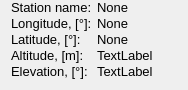
   <widget class="QWidget" name="gridLayoutWidget_4">
    <property name="geometry">
     <rect>
      <x>420</x>
      <y>20</y>
      <width>172</width>
      <height>81</height>
     </rect>
    </property>
    <property name="font">
     <font>
      <pointsize>10</pointsize>
     </font>
    </property>
    <layout class="QGridLayout" name="station_info_layout">
     <property name="topMargin">
      <number>0</number>
     </property>
     <property name="verticalSpacing">
      <number>1</number>
     </property>
     <item row="0" column="0">
      <widget class="QLabel" name="station_name_text_label">
       <property name="sizePolicy">
        <sizepolicy hsizetype="Fixed" vsizetype="Fixed">
         <horstretch>0</horstretch>
         <verstretch>0</verstretch>
        </sizepolicy>
       </property>
       <property name="minimumSize">
        <size>
         <width>80</width>
         <height>15</height>
        </size>
       </property>
       <property name="maximumSize">
        <size>
         <width>80</width>
         <height>15</height>
        </size>
       </property>
       <property name="font">
        <font>
         <pointsize>10</pointsize>
        </font>
       </property>
       <property name="text">
        <string>Station name:</string>
       </property>
      </widget>
     </item>
     <item row="2" column="0">
      <widget class="QLabel" name="latitude_text_label">
       <property name="sizePolicy">
        <sizepolicy hsizetype="Fixed" vsizetype="Fixed">
         <horstretch>0</horstretch>
         <verstretch>0</verstretch>
        </sizepolicy>
       </property>
       <property name="minimumSize">
        <size>
         <width>80</width>
         <height>15</height>
        </size>
       </property>
       <property name="maximumSize">
        <size>
         <width>80</width>
         <height>15</height>
        </size>
       </property>
       <property name="font">
        <font>
         <pointsize>10</pointsize>
        </font>
       </property>
       <property name="text">
        <string>Latitude, [°]:</string>
       </property>
      </widget>
     </item>
     <item row="0" column="1">
      <widget class="QLabel" name="station_name_label">
       <property name="sizePolicy">
        <sizepolicy hsizetype="Fixed" vsizetype="Fixed">
         <horstretch>0</horstretch>
         <verstretch>0</verstretch>
        </sizepolicy>
       </property>
       <property name="minimumSize">
        <size>
         <width>80</width>
         <height>15</height>
        </size>
       </property>
       <property name="maximumSize">
        <size>
         <width>80</width>
         <height>15</height>
        </size>
       </property>
       <property name="font">
        <font>
         <pointsize>10</pointsize>
        </font>
       </property>
       <property name="text">
        <string>None</string>
       </property>
      </widget>
     </item>
     <item row="1" column="0">
      <widget class="QLabel" name="longitude_text_label">
       <property name="sizePolicy">
        <sizepolicy hsizetype="Fixed" vsizetype="Fixed">
         <horstretch>0</horstretch>
         <verstretch>0</verstretch>
        </sizepolicy>
       </property>
       <property name="minimumSize">
        <size>
         <width>80</width>
         <height>15</height>
        </size>
       </property>
       <property name="maximumSize">
        <size>
         <width>80</width>
         <height>15</height>
        </size>
       </property>
       <property name="font">
        <font>
         <pointsize>10</pointsize>
        </font>
       </property>
       <property name="text">
        <string>Longitude, [°]:</string>
       </property>
      </widget>
     </item>
     <item row="3" column="0">
      <widget class="QLabel" name="altitude_text_label">
       <property name="font">
        <font>
         <pointsize>10</pointsize>
        </font>
       </property>
       <property name="text">
        <string>Altitude, [m]:</string>
       </property>
      </widget>
     </item>
     <item row="2" column="1">
      <widget class="QLabel" name="latitude_label">
       <property name="sizePolicy">
        <sizepolicy hsizetype="Fixed" vsizetype="Fixed">
         <horstretch>0</horstretch>
         <verstretch>0</verstretch>
        </sizepolicy>
       </property>
       <property name="minimumSize">
        <size>
         <width>80</width>
         <height>15</height>
        </size>
       </property>
       <property name="maximumSize">
        <size>
         <width>80</width>
         <height>15</height>
        </size>
       </property>
       <property name="font">
        <font>
         <pointsize>10</pointsize>
        </font>
       </property>
       <property name="text">
        <string>None</string>
       </property>
      </widget>
     </item>
     <item row="1" column="1">
      <widget class="QLabel" name="longitude_label">
       <property name="sizePolicy">
        <sizepolicy hsizetype="Fixed" vsizetype="Fixed">
         <horstretch>0</horstretch>
         <verstretch>0</verstretch>
        </sizepolicy>
       </property>
       <property name="minimumSize">
        <size>
         <width>80</width>
         <height>15</height>
        </size>
       </property>
       <property name="maximumSize">
        <size>
         <width>80</width>
         <height>15</height>
        </size>
       </property>
       <property name="font">
        <font>
         <pointsize>10</pointsize>
        </font>
       </property>
       <property name="text">
        <string>None</string>
       </property>
      </widget>
     </item>
     <item row="4" column="0">
      <widget class="QLabel" name="station_elevation_text_label">
       <property name="font">
        <font>
         <pointsize>10</pointsize>
        </font>
       </property>
       <property name="text">
        <string>Elevation, [°]:</string>
       </property>
      </widget>
     </item>
     <item row="3" column="1">
      <widget class="QLabel" name="altitude_label">
       <property name="font">
        <font>
         <pointsize>10</pointsize>
        </font>
       </property>
       <property name="text">
        <string>TextLabel</string>
       </property>
      </widget>
     </item>
     <item row="4" column="1">
      <widget class="QLabel" name="station_elevation_label">
       <property name="font">
        <font>
         <pointsize>10</pointsize>
        </font>
       </property>
       <property name="text">
        <string>TextLabel</string>
       </property>
      </widget>
     </item>
    </layout>
   </widget>
